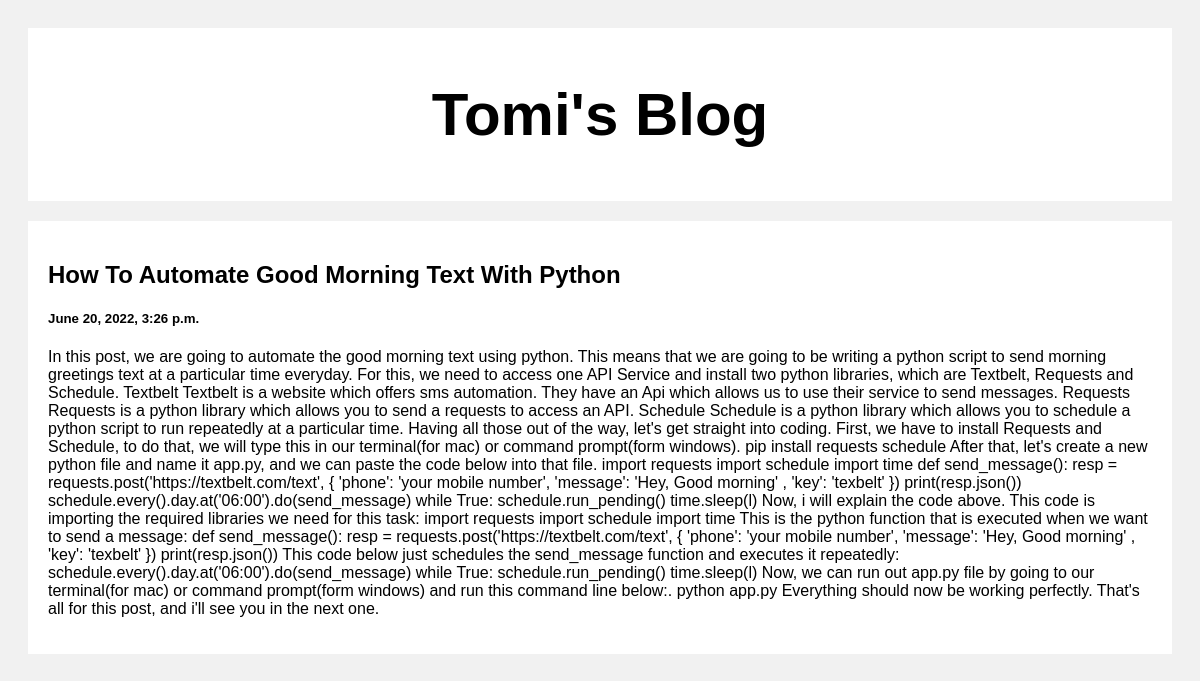
Screenshot of /post/3 with the database file from the repository.
### myapp/models.py (models this page shows)
class Post(models.Model):
    title =models.CharField(max_length=100)
    body = models.CharField(max_length =10000)
    created_Date = models.DateTimeField(default=datetime.now, blank=True)

### myapp/views.py (the view)
# urls.py: path("post/<str:pk>", views.post, name = 'post'),
def post(request,pk):
    posts = Post.objects.get(id=pk)
    return render(request,"post.html",{"posts": posts})

### templates/post.html (shortened to what this page needs)
<!DOCTYPE html>
<html>
<head>
</head>
<body>
    <div class="header">
        <h2>Tomi's Blog</h2>
    </div>
    <div class="row">
        <div class="leftcolumn">
            <div class="card">
                <a style="text-decoration: none; color: black;" href="/post/{{post.id}}">
                    <h2>{{posts.title}}</h2>
                    <h5>{{posts.created_Date}}</h5>
                    <p>{{posts.body}}</p>
                </a>
            </div>
        </div>
    </div>
</body>
</html>

### templates/post.html (style rules this page uses)
* { box-sizing: border-box; }
body { font-family: Arial; padding: 20px; background: #f1f1f1; }
.header { padding: 2px; font-size: 40px; text-align: center; background: white; }
.leftcolumn { float: left; width: 100%; }
.card { background-color: white; padding: 20px; margin-top: 20px; }
.row:after { content: ""; display: table; clear: both; }

### rows the page displays
Post: title "How To Automate Good Morning Text With Python", created_Date "June 20, 2022, 3:26 p.m.", body "In this post, we are going to automate the good morning text using python. This means that we are going to be writing a python script to send morning greetings text at a particular time everyday. For this, we need to access one API Service and install two python libraries, which are Textbelt, Requests and Schedule. Textbelt Textbelt is a website which offers sms automation. They have an Api which allows us to use their service to send messages. Requests Requests is a python library which allows you to send a requests to access an API. Schedule Schedule is a python library which allows you to schedule a python script to run repeatedly at a particular time. Having all those out of the way,…"
